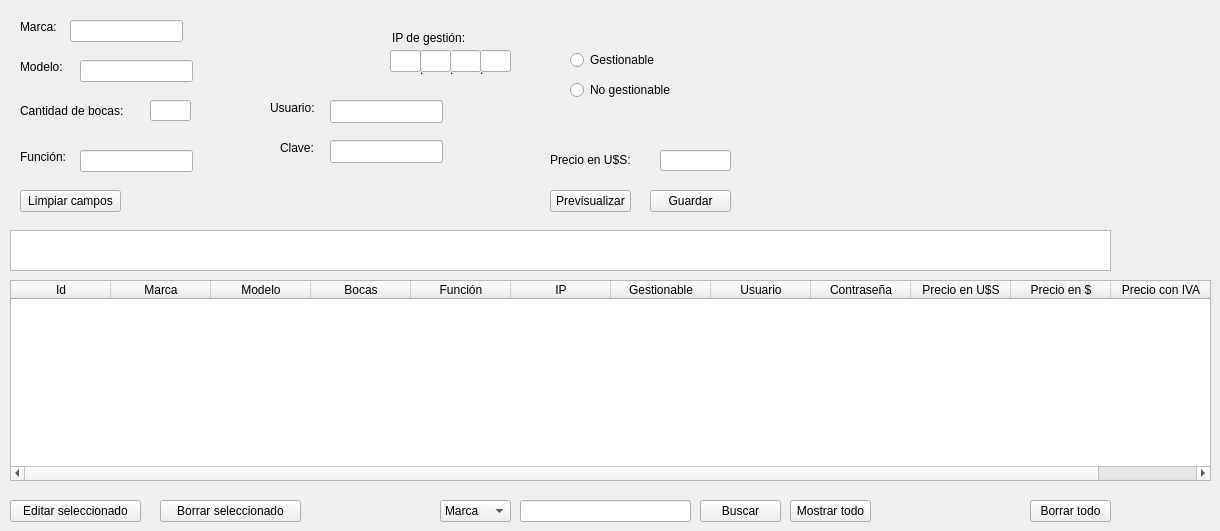
        <widget class="QWidget" name="tabSwitch">
         <attribute name="title">
          <string>Switch</string>
         </attribute>
         <widget class="QLineEdit" name="leIPs_3">
          <property name="geometry">
           <rect>
            <x>450</x>
            <y>50</y>
            <width>31</width>
            <height>22</height>
           </rect>
          </property>
         </widget>
         <widget class="QPushButton" name="pbtnGuardarS">
          <property name="geometry">
           <rect>
            <x>650</x>
            <y>190</y>
            <width>81</width>
            <height>22</height>
           </rect>
          </property>
          <property name="text">
           <string>Guardar</string>
          </property>
         </widget>
         <widget class="QLineEdit" name="leIPs_2">
          <property name="geometry">
           <rect>
            <x>420</x>
            <y>50</y>
            <width>31</width>
            <height>22</height>
           </rect>
          </property>
         </widget>
         <widget class="QLabel" name="label_23">
          <property name="geometry">
           <rect>
            <x>480</x>
            <y>60</y>
            <width>16</width>
            <height>20</height>
           </rect>
          </property>
          <property name="text">
           <string>.</string>
          </property>
         </widget>
         <widget class="QLabel" name="label_25">
          <property name="geometry">
           <rect>
            <x>392</x>
            <y>30</y>
            <width>91</width>
            <height>16</height>
           </rect>
          </property>
          <property name="text">
           <string>IP de gestión:</string>
          </property>
         </widget>
         <widget class="QLineEdit" name="leIPs">
          <property name="geometry">
           <rect>
            <x>390</x>
            <y>50</y>
            <width>31</width>
            <height>22</height>
           </rect>
          </property>
         </widget>
         <widget class="QLabel" name="label_26">
          <property name="geometry">
           <rect>
            <x>420</x>
            <y>60</y>
            <width>16</width>
            <height>20</height>
           </rect>
          </property>
          <property name="text">
           <string>.</string>
          </property>
         </widget>
         <widget class="QLabel" name="label_27">
          <property name="geometry">
           <rect>
            <x>450</x>
            <y>60</y>
            <width>16</width>
            <height>20</height>
           </rect>
          </property>
          <property name="text">
           <string>.</string>
          </property>
         </widget>
         <widget class="QLabel" name="label_28">
          <property name="geometry">
           <rect>
            <x>20</x>
            <y>100</y>
            <width>121</width>
            <height>21</height>
           </rect>
          </property>
          <property name="text">
           <string>Cantidad de bocas:</string>
          </property>
         </widget>
         <widget class="QLineEdit" name="leFuncionS">
          <property name="geometry">
           <rect>
            <x>80</x>
            <y>150</y>
            <width>113</width>
            <height>22</height>
           </rect>
          </property>
         </widget>
         <widget class="QLineEdit" name="leMarcaSwitch">
          <property name="geometry">
           <rect>
            <x>70</x>
            <y>20</y>
            <width>113</width>
            <height>22</height>
           </rect>
          </property>
         </widget>
         <widget class="QLineEdit" name="leModeloSwitch">
          <property name="geometry">
           <rect>
            <x>80</x>
            <y>60</y>
            <width>113</width>
            <height>22</height>
           </rect>
          </property>
         </widget>
         <widget class="QLabel" name="label_29">
          <property name="geometry">
           <rect>
            <x>20</x>
            <y>150</y>
            <width>59</width>
            <height>14</height>
           </rect>
          </property>
          <property name="text">
           <string>Función:</string>
          </property>
         </widget>
         <widget class="QLineEdit" name="lePrecioS">
          <property name="geometry">
           <rect>
            <x>660</x>
            <y>150</y>
            <width>71</width>
            <height>21</height>
           </rect>
          </property>
         </widget>
         <widget class="QLabel" name="label_30">
          <property name="geometry">
           <rect>
            <x>20</x>
            <y>60</y>
            <width>59</width>
            <height>14</height>
           </rect>
          </property>
          <property name="text">
           <string>Modelo:</string>
          </property>
         </widget>
         <widget class="QPushButton" name="pbtnPrevisualizarS">
          <property name="geometry">
           <rect>
            <x>550</x>
            <y>190</y>
            <width>81</width>
            <height>22</height>
           </rect>
          </property>
          <property name="text">
           <string>Previsualizar</string>
          </property>
         </widget>
         <widget class="QLineEdit" name="leIPs_4">
          <property name="geometry">
           <rect>
            <x>480</x>
            <y>50</y>
            <width>31</width>
            <height>22</height>
           </rect>
          </property>
         </widget>
         <widget class="QPushButton" name="pbtnBorrarListaS">
          <property name="geometry">
           <rect>
            <x>1030</x>
            <y>500</y>
            <width>81</width>
            <height>22</height>
           </rect>
          </property>
          <property name="text">
           <string>Borrar todo</string>
          </property>
         </widget>
         <widget class="QLabel" name="label_31">
          <property name="geometry">
           <rect>
            <x>20</x>
            <y>20</y>
            <width>59</width>
            <height>14</height>
           </rect>
          </property>
          <property name="text">
           <string>Marca:</string>
          </property>
         </widget>
         <widget class="QLabel" name="label_32">
          <property name="geometry">
           <rect>
            <x>550</x>
            <y>150</y>
            <width>111</width>
            <height>20</height>
           </rect>
          </property>
          <property name="text">
           <string>Precio en U$S:</string>
          </property>
         </widget>
         <widget class="QLineEdit" name="leBocasS">
          <property name="geometry">
           <rect>
            <x>150</x>
            <y>100</y>
            <width>41</width>
            <height>21</height>
           </rect>
          </property>
         </widget>
         <widget class="QRadioButton" name="rbGestionable">
          <property name="geometry">
           <rect>
            <x>570</x>
            <y>50</y>
            <width>102</width>
            <height>20</height>
           </rect>
          </property>
          <property name="text">
           <string>Gestionable</string>
          </property>
         </widget>
         <widget class="QRadioButton" name="rbNoGestionable">
          <property name="geometry">
           <rect>
            <x>570</x>
            <y>80</y>
            <width>121</width>
            <height>20</height>
           </rect>
          </property>
          <property name="text">
           <string>No gestionable</string>
          </property>
         </widget>
         <widget class="QTableWidget" name="qtwSwitch">
          <property name="geometry">
           <rect>
            <x>10</x>
            <y>280</y>
            <width>1201</width>
            <height>201</height>
           </rect>
          </property>
          <column>
           <property name="text">
            <string>Id</string>
           </property>
          </column>
          <column>
           <property name="text">
            <string>Marca</string>
           </property>
          </column>
          <column>
           <property name="text">
            <string>Modelo</string>
           </property>
          </column>
          <column>
           <property name="text">
            <string>Bocas</string>
           </property>
          </column>
          <column>
           <property name="text">
            <string>Función</string>
           </property>
          </column>
          <column>
           <property name="text">
            <string>IP</string>
           </property>
          </column>
          <column>
           <property name="text">
            <string>Gestionable</string>
           </property>
          </column>
          <column>
           <property name="text">
            <string>Usuario</string>
           </property>
          </column>
          <column>
           <property name="text">
            <string>Contraseña</string>
           </property>
          </column>
          <column>
           <property name="text">
            <string>Precio en U$S</string>
           </property>
          </column>
          <column>
           <property name="text">
            <string>Precio en $</string>
           </property>
          </column>
          <column>
           <property name="text">
            <string>Precio con IVA</string>
           </property>
          </column>
         </widget>
         <widget class="QListWidget" name="qlwSwitch">
          <property name="geometry">
           <rect>
            <x>10</x>
            <y>230</y>
            <width>1101</width>
            <height>41</height>
           </rect>
          </property>
         </widget>
         <widget class="QPushButton" name="pbtnBorrarS">
          <property name="geometry">
           <rect>
            <x>160</x>
            <y>500</y>
            <width>141</width>
            <height>22</height>
           </rect>
          </property>
          <property name="text">
           <string>Borrar seleccionado</string>
          </property>
         </widget>
         <widget class="QPushButton" name="pbtnEditarS">
          <property name="geometry">
           <rect>
            <x>10</x>
            <y>500</y>
            <width>131</width>
            <height>22</height>
           </rect>
          </property>
          <property name="text">
           <string>Editar seleccionado</string>
          </property>
         </widget>
         <widget class="QPushButton" name="pbtnLimpiarS">
          <property name="geometry">
           <rect>
            <x>20</x>
            <y>190</y>
            <width>101</width>
            <height>22</height>
           </rect>
          </property>
          <property name="text">
           <string>Limpiar campos</string>
          </property>
         </widget>
         <widget class="QPushButton" name="pbtnMostrarTodoS">
          <property name="geometry">
           <rect>
            <x>790</x>
            <y>500</y>
            <width>81</width>
            <height>22</height>
           </rect>
          </property>
          <property name="text">
           <string>Mostrar todo</string>
          </property>
         </widget>
         <widget class="QComboBox" name="cboBuscarS">
          <property name="geometry">
           <rect>
            <x>440</x>
            <y>500</y>
            <width>71</width>
            <height>22</height>
           </rect>
          </property>
          <item>
           <property name="text">
            <string>Marca</string>
           </property>
          </item>
          <item>
           <property name="text">
            <string>Modelo</string>
           </property>
          </item>
         </widget>
         <widget class="QLineEdit" name="leBuscarS">
          <property name="geometry">
           <rect>
            <x>520</x>
            <y>500</y>
            <width>171</width>
            <height>22</height>
           </rect>
          </property>
         </widget>
         <widget class="QPushButton" name="pbtnBuscarS">
          <property name="geometry">
           <rect>
            <x>700</x>
            <y>500</y>
            <width>81</width>
            <height>22</height>
           </rect>
          </property>
          <property name="text">
           <string>Buscar</string>
          </property>
         </widget>
         <widget class="QLineEdit" name="leUserS">
          <property name="geometry">
           <rect>
            <x>330</x>
            <y>100</y>
            <width>113</width>
            <height>23</height>
           </rect>
          </property>
         </widget>
         <widget class="QLabel" name="label_46">
          <property name="geometry">
           <rect>
            <x>280</x>
            <y>140</y>
            <width>41</width>
            <height>16</height>
           </rect>
          </property>
          <property name="text">
           <string>Clave:</string>
          </property>
         </widget>
         <widget class="QLineEdit" name="lePassS">
          <property name="geometry">
           <rect>
            <x>330</x>
            <y>140</y>
            <width>113</width>
            <height>23</height>
           </rect>
          </property>
          <property name="inputMethodHints">
           <set>Qt::ImhHiddenText|Qt::ImhNoAutoUppercase|Qt::ImhNoPredictiveText|Qt::ImhSensitiveData</set>
          </property>
          <property name="echoMode">
           <enum>QLineEdit::Password</enum>
          </property>
         </widget>
         <widget class="QLabel" name="label_47">
          <property name="geometry">
           <rect>
            <x>270</x>
            <y>100</y>
            <width>59</width>
            <height>15</height>
           </rect>
          </property>
          <property name="text">
           <string>Usuario:</string>
          </property>
         </widget>
        </widget>
